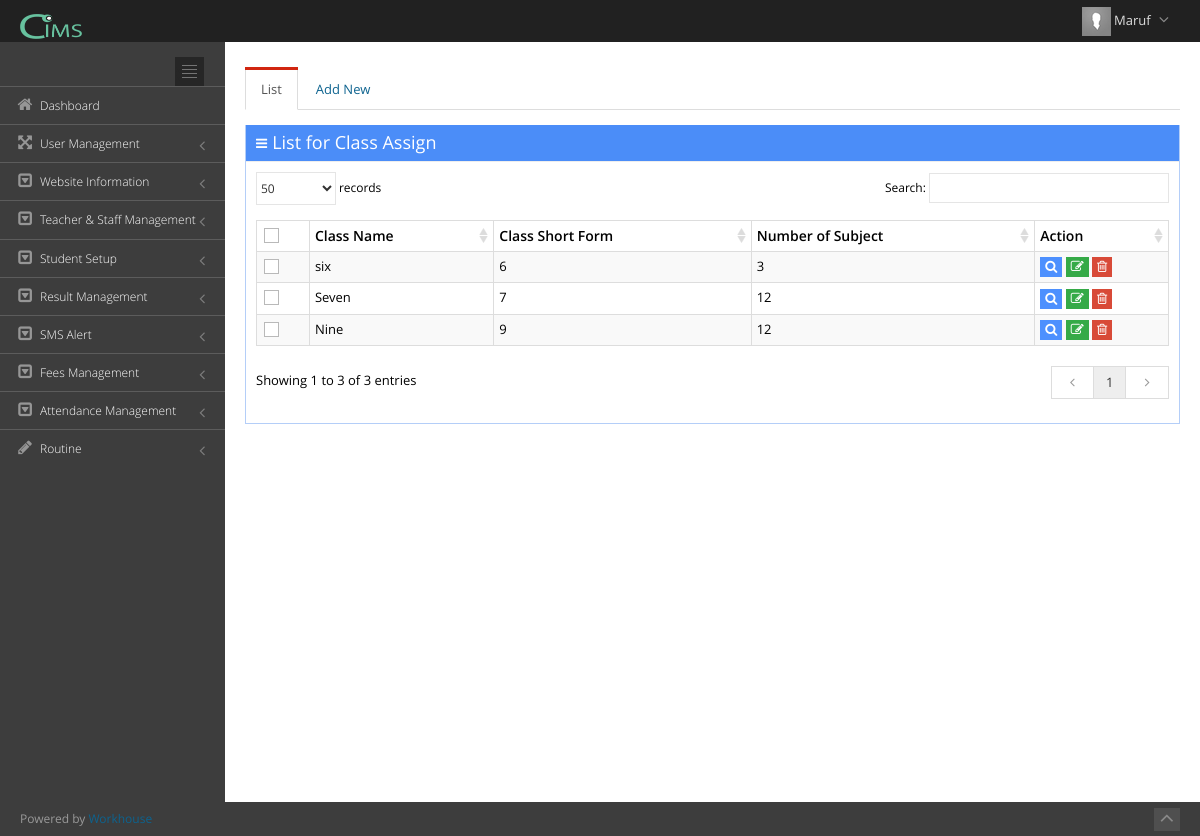
Screenshot of /index.php?view=class_assign (signed in) with the database file from the repository.
### tables this page shows
CREATE TABLE `user_admin` (
  `userid` int(11) NOT NULL,
  `username` text NOT NULL,
  `usr_code` varchar(500) NOT NULL,
  `role` varchar(100) NOT NULL,
  `password` varchar(500) NOT NULL,
  `image` varchar(300) NOT NULL,
  `userdate` date NOT NULL,
  `uniqueToken` varchar(40) NOT NULL
);

CREATE TABLE `t_modules` (
  `moduleid` int(11) NOT NULL COMMENT 'module id',
  `name` text NOT NULL,
  `page_caption` text NOT NULL,
  `page_link` text NOT NULL,
  `is_report` int(2) NOT NULL COMMENT '1=report,0=form',
  `is_main` int(2) NOT NULL COMMENT '1=main,0=sub',
  `icon` varchar(300) NOT NULL,
  `show` int(2) NOT NULL COMMENT '1=show,0=hide'
);

CREATE TABLE `tbl_class` (
  `class_id` int(11) NOT NULL,
  `class_name` varchar(100) DEFAULT NULL,
  `class_short_form` int(50) NOT NULL,
  `num_of_subject` int(11) NOT NULL,
  `status` tinyint(1) NOT NULL DEFAULT '0',
  `school_id` int(11) DEFAULT NULL,
  `created_on` datetime NOT NULL
);

### include/view.php (called while the page is built, shortened)
<?php
	require('functions.php');
	$htaccess = isset($_SERVER['HTACCESS']);
	if(isset($_GET['view'])){
	 	@$view = $_GET['view'];
	}
	else {
	 	$view = 'login';
	}
	$page = $view.'_asoft.php';
	include($page);
?>

### include/functions.php (called while the page is built, shortened)
<?php
function urlroute($url){
	global $htaccess;
	if(!$htaccess){
		$url = 'index.php?view='.$url;
	}
	return $url;
}
function escape($input){
	return mysql_real_escape_string($input);
}
function name($email){
	$sql = "SELECT username FROM user_admin WHERE usr_code = '$email'";
	$qry = mysql_query($sql) or die ("Error in name selection at header".mysql_error());
	$rs = mysql_fetch_array($qry);
	return $rs['username'];
}
?>

### class_assign_asoft.php (the view, shortened to what this page needs)
<?php
$sql_Name = "SELECT name,page_link,page_caption FROM `t_modules` where page_link='".$view."'";
$qry_Name = mysql_query($sql_Name);
$page_title = mysql_result($qry_Name, 0, "name");
$page_link = mysql_result($qry_Name, 0, "page_link");
if(isset($_SESSION['com_cbs_aaiam_school_maruf_user_email']) == true)
{
?>
<div class="page-content">
<div class="row">
    <div class="col-md-12">
        <div class="tabbable tabbable-custom boxless">
            <ul class="nav nav-tabs">
                <li class="<?php if(@$_REQUEST['temp']=="Save" || @$_REQUEST['temp']=="View") {echo "";} else{echo "active";}?>"><a href="#tab_0" data-toggle="tab">List</a></li>
                <li class="<?php if(@$_REQUEST['temp']=="Save" || @$_REQUEST['temp']=="View") {echo "active";} else{echo "";}?>"><a href="#tab_1" data-toggle="tab">Add New</a></li>
            </ul>
            <div class="tab-content">
                <div class="tab-pane <?php if(@$_REQUEST['temp']=="Save" || @$_REQUEST['temp']=="View") {echo "";} else{echo "active";}?>" id="tab_0">
                	<div class="portlet box blue ">
                        <div class="portlet-title">
                            <div class="caption"><i class="icon-reorder"></i>List for <?php echo $page_title;?></div>
                        </div>
                        <div class="portlet-body  flip-scroll">
                            <form action=""  class="form-horizontal form-bordered" id="formIDdel" method="post" enctype="multipart/form-data">
                            <table class="table table-bordered table-striped table-condensed flip-content" id="sample_1">
                                <thead class="flip-content">
                                    <tr>
                                        <th><input type="checkbox" class="group-checkable" data-set="#sample_1 .checkboxes" /></th>
                                        <th>Class Name</th>
                                        <th>Class Short Form</th>
                                        <th>Number of Subject</th>
                                        <th>Action</th>
                                    </tr>
                                </thead>
                                <tbody>
                                <?php
                                $sql_user_admin = "SELECT * FROM tbl_class";
                                $qry_user_admin = mysql_query($sql_user_admin);
                                while($row = mysql_fetch_array($qry_user_admin)){
									$pk = $row['class_id'];
                                ?>
                                <tr>
                                    <td><input type="checkbox" class="checkboxes" value="1" /></td>
                                    <td><?php echo $row['class_name']?></td>
                                    <td><?php echo $row['class_short_form']?></td>
                                    <td><?php echo $row['num_of_subject']?></td>
                                    <td>
                                    <?php if(@$row_access_acs[3] == 'View') {?>
                                        <a
                                        href="<?php echo urlroute($page_link); ?>&Editid=<?php echo $pk;?>&temp=View"
                                        class="btn btn-xs blue">
                                        <i class="icon-search"></i>
                                        </a>
                                    <?php }?>
                                    <?php if(@$row_access_acs[1] == 'Edit') {?>
                                        <a onclick="return confirm('Do you want to Edit?')"
                                        href="<?php echo urlroute($page_link); ?>&Editid=<?php echo $pk;?>&temp=Save"
                                        class="btn btn-xs green">
                                        <i class="icon-edit"></i>
                                        </a>
                                    <?php }?>
                                    <?php if(@$row_access_acs[2] == 'Delete') {?>
                                        <a 	onclick="return confirm('Do you want to Delete?')"
                                        href="<?php echo urlroute($page_link); ?>&Deleteid=<?php echo $pk;?>&temp=Delete"
                                        class="btn btn-xs red">
                                        <i class="icon-trash"></i>
                                        </a>
                                    <?php }?>
                                    </td>
                                </tr>
                                <?php } ?>
                                </tbody>
                            </table>
                            </form>
                        </div>
                    </div>
                </div>
        	</div>
        </div>
    </div>
</div>
</div>
<?php
} else
{
?>  <script type="text/javascript">
location.replace('index.php');
</script>
<?php }?>

### include/nav_header.php (shortened to what this page needs)
<div class="header navbar navbar-inverse navbar-fixed-top">
        <div class="header-inner">
           <a class="navbar-brand" href="#" target="_blank">
            <img src="img/login-logo.png" alt="logo" class="img-responsive" style="height:25px"/>
            </a>
            <ul class="nav navbar-nav pull-right">
                <li class="dropdown user">
                	<a href="#" class="dropdown-toggle" data-toggle="dropdown" data-hover="dropdown" data-close-others="true">
                        <?php
						$sql_view = "SELECT * FROM user_admin WHERE usr_code='".@$_SESSION['com_cbs_aaiam_school_maruf_user_email']."'";
						$qry_view = mysql_query($sql_view) or die("Error in view ->".mysql_error());
						$rs_view = mysql_fetch_array($qry_view);
						@$path = 'img/user/'.@$rs_view["image"];
						if(@$rs_view["image"] != "" && file_exists($path)==true){
							$thumbs  = 'img/user/thumbs/small'.@$rs_view["image"];
						}else{
							$thumbs  = 'assets/img/avatar.png';
						}
						?>
                        <img alt="" src="<?php echo $thumbs;?>" height="29"/>
               	 		<span class="username"><?php echo name($_SESSION['com_cbs_aaiam_school_maruf_user_email']);?></span>
                		<i class="icon-angle-down"></i>
                	</a>
                </li>
            </ul>
        </div>
</div>

### include/nav_sidebar.php (shortened to what this page needs)
<div class="page-sidebar navbar-collapse collapse">
         <ul class="page-sidebar-menu">
            <li>
               <div class="sidebar-toggler hidden-phone"></div>
            </li>
            <?php
$Select = mysql_query("SELECT * FROM `hierarchy`");
while($Row = mysql_fetch_assoc($Select)){
	if($Row['category'] == 'm'){
		$Arr[$Row['hierarchy_id']] = $Row['sub_category'];
	}else{
		$Childs[$Row['category']][$Row['hierarchy_id']] = $Row['sub_category'];
	}
}
function gettree($Array,$view,$macs){
		foreach($Array as $key => $value){
			if(array_key_exists($value,@$macs)){
				$sql_category_name = "SELECT * FROM t_modules WHERE moduleid = '".escape($value)."'";
				$qry_category_name = mysql_query($sql_category_name);
				while($rs_category_name = mysql_fetch_array($qry_category_name))
				{
					$name = $rs_category_name['name'];
					$page_link = $rs_category_name['page_link'];
					$icon = $rs_category_name['icon'];
				}
				$qry_is_main_cat = mysql_query("SELECT category FROM `hierarchy` WHERE hierarchy_id=$key");
				$is_main_cat = mysql_result($qry_is_main_cat, 0, "category");
				echo '<li id="module_'.$value.'" ';
					if($page_link == $view) echo 'class="active "';
				echo '>';
					echo '<a   href="'.urlroute($page_link).'"';
					echo '>';
						echo '<i class="'.$icon.'"></i>';
						echo '<span class="title">';
						echo $name;
						echo '</span>';
					echo '</a> ';
				if($is_main_cat != 'm'){
					echo '</li>';
				}
			}
		}
}
gettree($Arr,$view,$macs);
?>
         </ul>
      </div>

### assets/css/style-metronic.css (style rules this page uses)
div, input, select, textarea, span, img, table, td, th, p, a, button, ul, code, pre, li { -webkit-border-radius: 0 !important; -moz-border-radius: 0 !important; border-radius: 0 !important; }
.btn { border-width: 0; padding: 7px 14px; font-size: 14px; outline: none !important; -webkit-box-shadow: none !important; -moz-box-shadow: none !important; box-shadow: none !important; -webkit-border-radius: 0 !important; -moz-border-radius: 0 !important; border-radius: 0 !important; -webkit-text-shadow: none; -moz-text-shadow: none; text-shadow: none; }
.btn.red { color: white; text-shadow: none; background-color: #d84a38; }
.btn.blue { color: white; text-shadow: none; background-color: #4d90fe; }
.btn.green { color: white; text-shadow: none; background-color: #35aa47; }
.btn > i { font-size: 14px; }
.btn-sm, .btn-xs { padding: 5px 10px; font-size: 12px; line-height: 1.5; }
.btn-sm > i, .btn-xs > i { font-size: 13px; }
.btn-xs { padding: 1px 5px; }
.nav-tabs, .nav-pills { margin-bottom: 10px; }
.table thead > tr > th { border-bottom: 0; }

### assets/css/style-responsive.css (style rules this page uses)
@media (min-width: 992px) { .page-sidebar { position: absolute; width: 225px; } }
@media (min-width: 992px) { .page-sidebar.navbar-collapse { max-height: none !important; } }
@media (min-width: 992px) { .page-content { margin-left: 225px; margin-top: 0px; min-height: 760px; padding: 25px 20px 20px 20px; } }

### assets/css/plugins.css (style rules this page uses)
.dataTable { width: 100% !important; clear: both; margin-top: 5px; }
.dataTable > thead > tr > th.sorting, .dataTable > thead > tr > th.sorting_asc, .dataTable > thead > tr > th.sorting_desc { padding-right: 18px; }

### assets/css/themes/default.css (style rules this page uses)
body { background-color: #3d3d3d !important; }
.header { filter: none !important; background-image: none !important; background-color: #212121 !important; }
.header .navbar-nav li.dropdown .dropdown-toggle i { color: #8a8a8a !important; }
.page-sidebar { background-color: #3d3d3d; }
ul.page-sidebar-menu > li > a { border-top: 1px solid #5c5c5c !important; color: #ffffff !important; }
ul.page-sidebar-menu > li:last-child > a { border-bottom: 1px solid transparent !important; }
ul.page-sidebar-menu > li a i { color: #969696; }
.sidebar-toggler { background-image: url(../../img/sidebar-toggler.jpg); background-color: #242424; }

### rows the page displays
user_admin: username "Maruf"
t_modules: name "Dashboard"
t_modules: name "User Management"
t_modules: name "Website Information"
t_modules: name "Teacher & Staff Management"
t_modules: name "Student Setup"
t_modules: name "Result Management"
t_modules: name "SMS Alert"
t_modules: name "Fees Management"
t_modules: name "Attendance Management"
t_modules: name "Routine"
t_modules: name "Class Assign"
tbl_class: class_name "six", class_short_form "6", num_of_subject "3"
tbl_class: class_name "Seven", class_short_form "7", num_of_subject "12"
tbl_class: class_name "Nine", class_short_form "9", num_of_subject "12"
